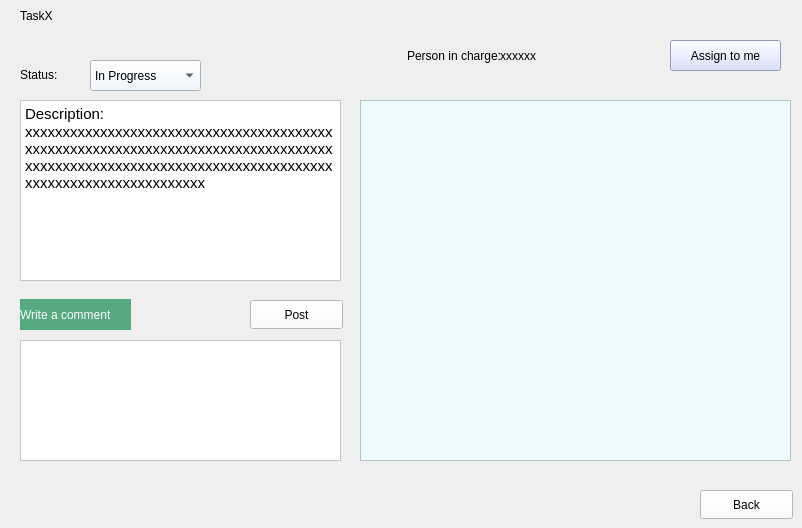
      <widget class="QWidget" name="page_5_task">
       <widget class="QLabel" name="taskLabel">
        <property name="geometry">
         <rect>
          <x>20</x>
          <y>0</y>
          <width>141</width>
          <height>31</height>
         </rect>
        </property>
        <property name="styleSheet">
         <string notr="true">color: rgb(0, 0, 0);
font: 18pt &quot;Segoe UI&quot;;</string>
        </property>
        <property name="text">
         <string>TaskX</string>
        </property>
       </widget>
       <widget class="QLabel" name="label_23">
        <property name="geometry">
         <rect>
          <x>360</x>
          <y>40</y>
          <width>141</width>
          <height>31</height>
         </rect>
        </property>
        <property name="styleSheet">
         <string notr="true">color: rgb(0, 0, 0);
font: 11pt &quot;Segoe UI&quot;;</string>
        </property>
        <property name="text">
         <string>Person in charge:</string>
        </property>
        <property name="alignment">
         <set>Qt::AlignRight|Qt::AlignTrailing|Qt::AlignVCenter</set>
        </property>
       </widget>
       <widget class="QLabel" name="workerLabel">
        <property name="geometry">
         <rect>
          <x>500</x>
          <y>40</y>
          <width>161</width>
          <height>31</height>
         </rect>
        </property>
        <property name="styleSheet">
         <string notr="true">color: rgb(0, 0, 0);
font: 11pt &quot;Segoe UI&quot;;</string>
        </property>
        <property name="text">
         <string>xxxxxx</string>
        </property>
       </widget>
       <widget class="QPushButton" name="reassignButton">
        <property name="geometry">
         <rect>
          <x>670</x>
          <y>40</y>
          <width>111</width>
          <height>31</height>
         </rect>
        </property>
        <property name="styleSheet">
         <string notr="true">color: rgb(0, 0, 0);
background-color: rgb(206, 215, 255);</string>
        </property>
        <property name="text">
         <string>Assign to me</string>
        </property>
       </widget>
       <widget class="QPushButton" name="backToProject">
        <property name="geometry">
         <rect>
          <x>700</x>
          <y>490</y>
          <width>93</width>
          <height>29</height>
         </rect>
        </property>
        <property name="styleSheet">
         <string notr="true">color: rgb(0, 0, 0);
background-color: rgb(255, 255, 255);</string>
        </property>
        <property name="text">
         <string>Back</string>
        </property>
       </widget>
       <widget class="QLabel" name="taskStatusLabel">
        <property name="geometry">
         <rect>
          <x>20</x>
          <y>59</y>
          <width>61</width>
          <height>31</height>
         </rect>
        </property>
        <property name="styleSheet">
         <string notr="true">color: rgb(0, 0, 0);</string>
        </property>
        <property name="text">
         <string>Status:</string>
        </property>
       </widget>
       <widget class="QTextBrowser" name="taskDescription">
        <property name="geometry">
         <rect>
          <x>20</x>
          <y>100</y>
          <width>321</width>
          <height>181</height>
         </rect>
        </property>
        <property name="styleSheet">
         <string notr="true">color: rgb(0, 0, 0);
background-color: rgb(255, 255, 255);</string>
        </property>
        <property name="html">
         <string>&lt;!DOCTYPE HTML PUBLIC &quot;-//W3C//DTD HTML 4.0//EN&quot; &quot;http://www.w3.org/TR/REC-html40/strict.dtd&quot;&gt;
&lt;html&gt;&lt;head&gt;&lt;meta name=&quot;qrichtext&quot; content=&quot;1&quot; /&gt;&lt;meta charset=&quot;utf-8&quot; /&gt;&lt;style type=&quot;text/css&quot;&gt;
p, li { white-space: pre-wrap; }
&lt;/style&gt;&lt;/head&gt;&lt;body style=&quot; font-family:'.AppleSystemUIFont'; font-size:13pt; font-weight:400; font-style:normal;&quot;&gt;
&lt;p style=&quot; margin-top:0px; margin-bottom:0px; margin-left:0px; margin-right:0px; -qt-block-indent:0; text-indent:0px;&quot;&gt;&lt;span style=&quot; font-family:'Segoe UI'; font-size:11pt;&quot;&gt;Description: &lt;/span&gt;&lt;/p&gt;
&lt;p style=&quot; margin-top:0px; margin-bottom:0px; margin-left:0px; margin-right:0px; -qt-block-indent:0; text-indent:0px;&quot;&gt;&lt;span style=&quot; font-family:'Segoe UI'; font-size:11pt;&quot;&gt;xxxxxxxxxxxxxxxxxxxxxxxxxxxxxxxxxxxxxxxxxxxxxxxxxxxxxxxxxxxxxxxxxxxxxxxxxxxxxxxxxxxxxxxxxxxxxxxxxxxxxxxxxxxxxxxxxxxxxxxxxxxxxxxxxxxxxxxxxxxxxxxxxxx&lt;/span&gt;&lt;/p&gt;&lt;/body&gt;&lt;/html&gt;</string>
        </property>
       </widget>
       <widget class="QLabel" name="label_22">
        <property name="geometry">
         <rect>
          <x>20</x>
          <y>299</y>
          <width>111</width>
          <height>31</height>
         </rect>
        </property>
        <property name="styleSheet">
         <string notr="true">alternate-background-color: rgb(85, 255, 127);
background-color: rgb(85, 170, 127);
color: rgb(255, 255, 255);</string>
        </property>
        <property name="text">
         <string>Write a comment</string>
        </property>
       </widget>
       <widget class="QTextEdit" name="commentInput">
        <property name="geometry">
         <rect>
          <x>20</x>
          <y>340</y>
          <width>321</width>
          <height>121</height>
         </rect>
        </property>
        <property name="styleSheet">
         <string notr="true">color: rgb(0, 0, 0);
background-color: rgb(255, 255, 255);</string>
        </property>
       </widget>
       <widget class="QPushButton" name="pushButton_7">
        <property name="geometry">
         <rect>
          <x>250</x>
          <y>300</y>
          <width>93</width>
          <height>29</height>
         </rect>
        </property>
        <property name="styleSheet">
         <string notr="true">color: rgb(0, 0, 0);
background-color: rgb(255, 255, 255);</string>
        </property>
        <property name="text">
         <string>Post</string>
        </property>
       </widget>
       <widget class="QScrollArea" name="scrollArea">
        <property name="geometry">
         <rect>
          <x>360</x>
          <y>100</y>
          <width>431</width>
          <height>361</height>
         </rect>
        </property>
        <property name="styleSheet">
         <string notr="true">color: rgb(0, 0, 0);
background-color: rgb(239, 252, 255);</string>
        </property>
        <property name="widgetResizable">
         <bool>true</bool>
        </property>
        <widget class="QWidget" name="scrollAreaWidgetContents">
         <property name="geometry">
          <rect>
           <x>0</x>
           <y>0</y>
           <width>429</width>
           <height>359</height>
          </rect>
         </property>
         <layout class="QVBoxLayout" name="verticalLayout_2"/>
        </widget>
       </widget>
       <widget class="QComboBox" name="taskStatusBox">
        <property name="geometry">
         <rect>
          <x>90</x>
          <y>60</y>
          <width>111</width>
          <height>31</height>
         </rect>
        </property>
        <property name="styleSheet">
         <string notr="true">color: rgb(0, 0, 0);
background-color: rgb(238, 247, 255);</string>
        </property>
        <item>
         <property name="text">
          <string>In Progress</string>
         </property>
        </item>
        <item>
         <property name="text">
          <string>Completed</string>
         </property>
        </item>
       </widget>
      </widget>
